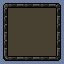

This is a level from a 2D game, rendered from its Tiled map with the project's own tilesets. A one-line summary and the complete map file follow:
An orthogonal 8x8 tile map with 8x8 px tiles, 1 tile layer (Tile Layer 1).

<map version="1.9" tiledversion="1.9.2" orientation="orthogonal" renderorder="right-down" width="8" height="8" tilewidth="8" tileheight="8" infinite="0" nextlayerid="2" nextobjectid="1">
 <tileset firstgid="1" source="../MenuUI.tsx" />
 <layer id="1" name="Tile Layer 1" width="8" height="8">
  <data encoding="csv">
2,3,4,3,4,3,4,5,
8,10,10,10,10,10,10,11,
8,10,10,10,10,10,10,9,
8,10,10,10,10,10,10,11,
7,10,10,10,10,10,10,9,
8,10,10,10,10,10,10,11,
7,10,10,10,10,10,10,9,
27,28,29,28,29,28,29,30
</data>
 </layer>
</map>
